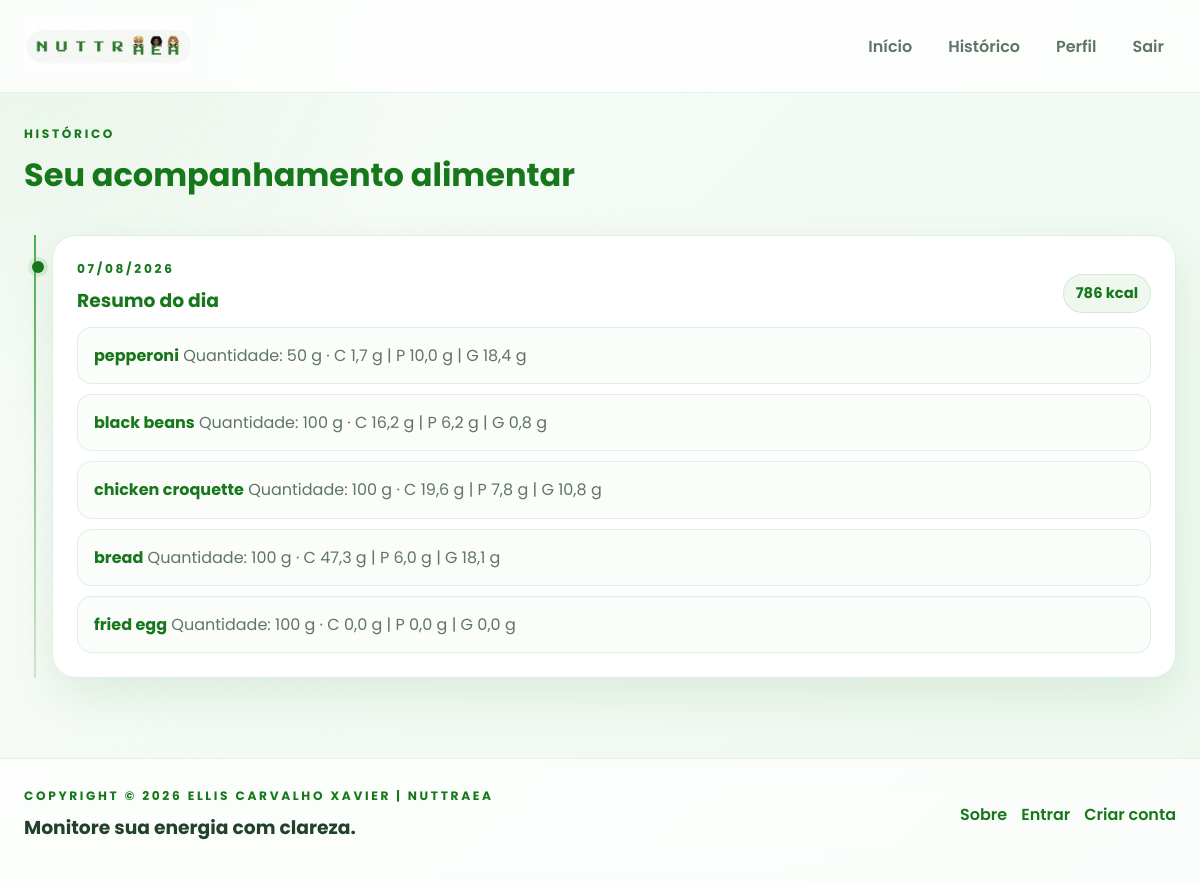
/historico/ (signed in), run on the app's committed database.
### refeicoes/models.py (models this page shows)
class Refeicao(models.Model):
    user = models.ForeignKey(User, on_delete=models.CASCADE)
    nome = models.CharField(max_length=200)
    quantidade = models.FloatField()
    carboidratos = models.FloatField(default=0)
    proteinas = models.FloatField(default=0)
    gorduras = models.FloatField(default=0)
    data = models.DateTimeField(auto_now_add=True)
    def calorias(self):
        fator = self.quantidade / 100
        carbo = (self.carboidratos or 0) * fator
        prot = (self.proteinas or 0) * fator
        gord = (self.gorduras or 0) * fator
        calorias = (carbo * 4) + (prot * 4) + (gord * 9)
        return round(calorias, 2)

### alimentacao/views.py (the view)
# urls.py: path("historico/", views.historico, name="historico"),
@login_required
def historico(request):
    refeicoes = Refeicao.objects.filter(user=request.user).order_by("-data")
    dias = defaultdict(list)
    for r in refeicoes:
        dias[r.data.date()].append(r)
    historico_formatado = []
    for data in sorted(dias.keys(), reverse=True):
        itens = dias[data]
        total = sum(r.calorias() for r in itens)
        historico_formatado.append({
            "data": data,
            "total": total,
            "itens": itens
        })
    return render(request, "historico.html", {
        "dias": historico_formatado
    })

### core/context_processors.py (called while the page is built)
def static_version(request):
    return {
        "STATIC_VERSION": getattr(settings, "STATIC_VERSION", "1")
    }

### alimentacao/templates/historico.html
{% extends 'base.html' %}
{% block content %}
<div class="page-header reveal">
  <div>
    <p class="eyebrow">Histórico</p>
    <h1>Seu acompanhamento alimentar</h1>
  </div>
</div>
<div class="timeline-shell">
  {% for dia in dias %}
    <article class="timeline-item reveal">
      <div class="timeline-marker"></div>
      <div class="card timeline-card">
        <div class="timeline-header">
          <div>
            <p class="eyebrow">{{ dia.data|date:"d/m/Y" }}</p>
            <h3>Resumo do dia</h3>
          </div>
          <span class="summary-pill">{{ dia.total|floatformat:0 }} kcal</span>
        </div>
        <ul class="history-list">
          {% for r in dia.itens %}
            <li>
              <strong>{{ r.nome }}</strong>
              <span class="item-meta">
                  Quantidade: {{ r.quantidade|floatformat:0 }} g ·
                  C {{ r.carboidratos|floatformat:1 }} g |
                  P {{ r.proteinas|floatformat:1 }} g |
                  G {{ r.gorduras|floatformat:1 }} g
              </span>
            </li>
          {% endfor %}
        </ul>
      </div>
    </article>
  {% empty %}
    <div class="empty-state">Nenhum registro ainda.</div>
  {% endfor %}
</div>
{% endblock %}

### alimentacao/static/css/styles.css (style rules this page uses)
:root { --verde: #4CAF50; --verde-escuro: #16771b; --verde-claro: #e8f7eb; --fundo: #f5f8f6; --card: rgba(255,255,255,0.94); --texto: #22412b; --cinza: #5f7566; --borda: #dcefe2; --sombra: 0 18px 45px rgba(22, 119, 27, 0.10); --radius: 24px; }
* { margin: 0; padding: 0; box-sizing: border-box; font-family: 'Poppins', sans-serif; }
html { scroll-behavior: smooth; }
body { background: radial-gradient(circle at top left, rgba(76, 175, 80, 0.12), transparent 30%), linear-gradient(135deg, #f8fcf8 0%, #eef8ef 100%); color: var(--texto); min-height: 100vh; }
body::before { content: ''; position: fixed; inset: 0; background: linear-gradient(120deg, rgba(255,255,255,0.24), transparent 45%); pointer-events: none; }
.page-header { display: flex; justify-content: space-between; align-items: center; gap: 16px; margin-bottom: 24px; }
.eyebrow { text-transform: uppercase; letter-spacing: 0.22em; color: var(--verde-escuro); font-size: 0.76rem; font-weight: 700; margin-bottom: 8px; }
.page-header h1, .page-header h2, .section-heading h2, .hero-copy h1, .hero-copy h2, .card h2, .card h3, .feature-card h3, .step-card h3, .testimonial-card h3, .auth-panel h2, .auth-panel h3, .meal-intro h1, .profile-summary h2 { color: var(--verde-escuro); margin-bottom: 12px; }
.reveal { opacity: 0; transform: translateY(16px); transition: opacity 0.6s ease, transform 0.6s ease; }
.reveal.visible { opacity: 1; transform: translateY(0); }
.card, .hero-panel, .feature-card, .empty-state, .auth-panel, .timeline-card, .meal-intro, .profile-summary, .testimonial-card, .cta-panel, .step-card { background: var(--card); border: 1px solid var(--borda); border-radius: var(--radius); box-shadow: var(--sombra); backdrop-filter: blur(10px); }
.card { padding: 24px; margin-bottom: 22px; transition: transform 0.2s ease, box-shadow 0.2s ease; }
.highlight-pill, .status-badge, .metric-label, .summary-pill { display: inline-flex; align-items: center; padding: 8px 12px; border-radius: 999px; background: rgba(76, 175, 80, 0.09); color: var(--verde-escuro); font-size: 0.92rem; font-weight: 700; border: 1px solid rgba(22, 119, 27, 0.12); }
.showcase-top, .timeline-header, .testimonial-head, .dashboard-hero-content { display: flex; align-items: center; justify-content: space-between; gap: 10px; }
.timeline-shell { position: relative; padding-left: 18px; }
.timeline-shell::before { content: ''; position: absolute; left: 10px; top: 0; bottom: 0; width: 2px; background: linear-gradient(180deg, var(--verde) 0%, rgba(22,119,27,0.15) 100%); }
.timeline-item { position: relative; margin-left: 10px; margin-bottom: 14px; }
.timeline-marker { position: absolute; left: -20px; top: 26px; width: 12px; height: 12px; border-radius: 50%; background: var(--verde-escuro); box-shadow: 0 0 0 4px rgba(76,175,80,0.16); }
.timeline-card { margin-bottom: 0; }
.historico, .history-list, .lista-alimentos { list-style: none; display: grid; gap: 10px; }
.history-list li, .lista-alimentos li { padding: 14px 16px; background: rgba(249,252,249,0.95); border: 1px solid var(--borda); border-radius: 14px; }
.history-list li strong, .lista-alimentos li strong { color: var(--verde-escuro); }
.detalhes-refeicao, .item-meta { color: var(--cinza); line-height: 1.7; }
.historico li, .history-list li, .lista-alimentos li { padding: 14px 16px; background: #fbfdfb; border: 1px solid var(--borda); border-radius: 14px; }

### data on the page
Refeicao: nome "pepperoni", quantidade "50", carboidratos "1,7", proteinas "10,0", gorduras "18,4"
Refeicao: nome "black beans", quantidade "100", carboidratos "16,2", proteinas "6,2", gorduras "0,8"
Refeicao: nome "chicken croquette", quantidade "100", carboidratos "19,6", proteinas "7,8", gorduras "10,8"
Refeicao: nome "bread", quantidade "100", carboidratos "47,3", proteinas "6,0", gorduras "18,1"
Refeicao: nome "fried egg", quantidade "100", carboidratos "0,0", proteinas "0,0", gorduras "0,0"

### other printed values
{{ dia.data|date:"d/m/Y" }} "07/08/2026"
{{ dia.total|floatformat:0 }} "786"
